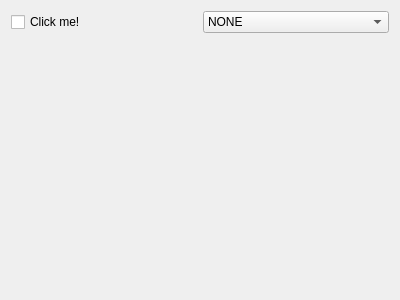
<?xml version="1.0" encoding="UTF-8"?>
<ui version="4.0">
 <class>Form</class>
 <widget class="QWidget" name="Form">
  <property name="geometry">
   <rect>
    <x>0</x>
    <y>0</y>
    <width>400</width>
    <height>300</height>
   </rect>
  </property>
  <property name="windowTitle">
   <string>Form</string>
  </property>
  <layout class="QGridLayout" name="gridLayout">
   <item row="0" column="0">
    <widget class="CCheckBox" name="CCheckBox">
     <property name="text">
      <string>Click me!</string>
     </property>
     <property name="channel" stdset="0">
      <string notr="true">japc:///DemoDevice/Settings#BoolVal</string>
     </property>
    </widget>
   </item>
   <item row="1" column="1">
    <widget class="CLed" name="CLed_2">
     <property name="channel" stdset="0">
      <string notr="true">japc:///DemoDevice/Settings#IntVal</string>
     </property>
    </widget>
   </item>
   <item row="1" column="0">
    <widget class="CLed" name="CLed">
     <property name="channel" stdset="0">
      <string notr="true">japc:///DemoDevice/Settings#BoolVal</string>
     </property>
     <property name="offColor" stdset="0">
      <color>
       <red>204</red>
       <green>0</green>
       <blue>0</blue>
      </color>
     </property>
    </widget>
   </item>
   <item row="0" column="1">
    <widget class="CEnumComboBox" name="CEnumComboBox">
     <property name="channel" stdset="0">
      <string notr="true">japc:///DemoDevice/Settings#IntVal</string>
     </property>
     <item>
      <property name="text">
       <string>NONE</string>
      </property>
     </item>
     <item>
      <property name="text">
       <string>ON</string>
      </property>
     </item>
     <item>
      <property name="text">
       <string>OFF</string>
      </property>
     </item>
     <item>
      <property name="text">
       <string>WARNING</string>
      </property>
     </item>
     <item>
      <property name="text">
       <string>ERROR</string>
      </property>
     </item>
    </widget>
   </item>
  </layout>
 </widget>
 <customwidgets>
  <customwidget>
   <class>PyDMCheckbox</class>
   <extends>QCheckBox</extends>
   <header>pydm.widgets.checkbox</header>
  </customwidget>
  <customwidget>
   <class>PyDMEnumComboBox</class>
   <extends>QComboBox</extends>
   <header>pydm.widgets.enum_combo_box</header>
  </customwidget>
  <customwidget>
   <class>CCheckBox</class>
   <extends>PyDMCheckbox</extends>
   <header>comrad.widgets.inputs</header>
  </customwidget>
  <customwidget>
   <class>CEnumComboBox</class>
   <extends>PyDMEnumComboBox</extends>
   <header>comrad.widgets.inputs</header>
  </customwidget>
  <customwidget>
   <class>CLed</class>
   <extends>QWidget</extends>
   <header>comrad.widgets.indicators</header>
  </customwidget>
 </customwidgets>
 <resources/>
 <connections/>
</ui>
